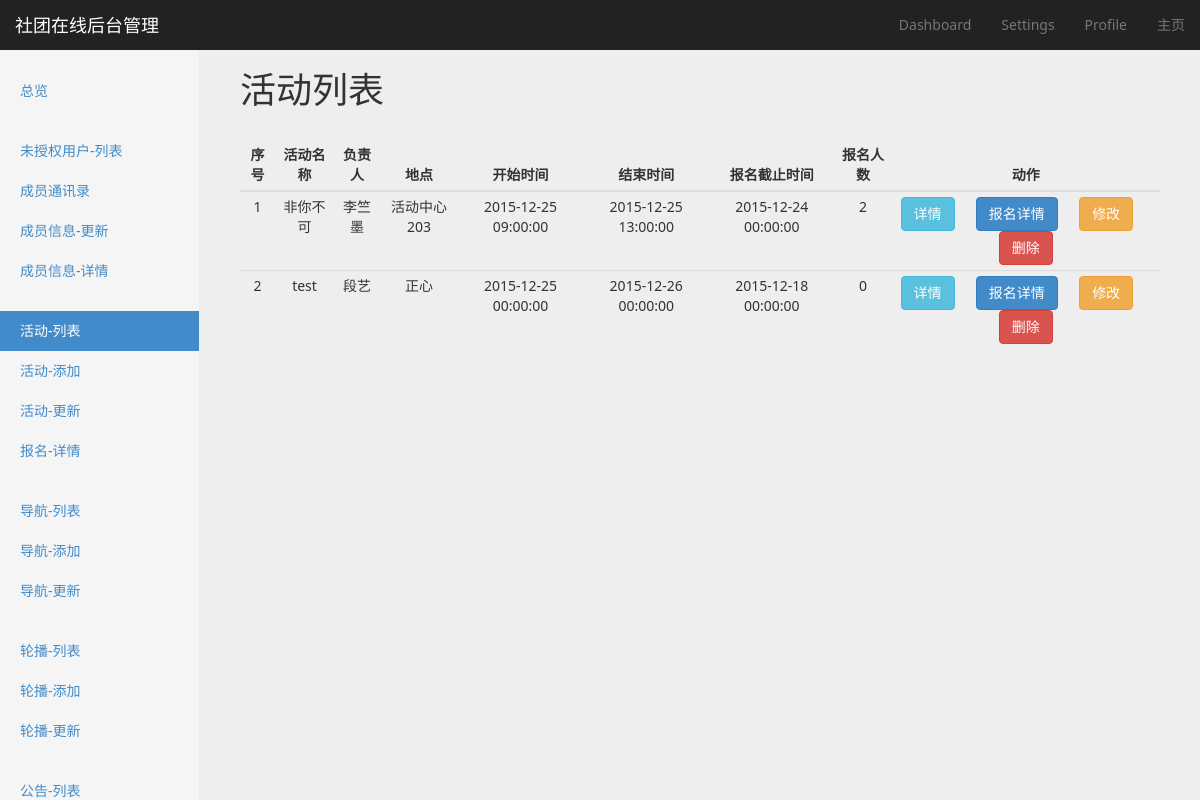
/activity/activity/list/, run on the app's committed database.
### activity/models.py (models this page shows, shortened)
class Activity(models.Model):
    title = models.CharField(max_length=128)
    content = UEditorField(imagePath="activity/images/", filePath="activity/files/")
    responsible_user = models.ForeignKey(User)
    address = models.CharField(max_length=128, blank=True, null=True)
    entry_closing_time = models.DateTimeField()
    start_time = models.DateTimeField()
    closing_time = models.DateTimeField()
    is_alternative = models.BooleanField(default=False)
    alternative_title = models.CharField(max_length=128, blank=True, null=True)

### authentication/models.py (models this page shows, shortened)
class MyUser(models.Model):
    name = models.CharField(max_length=32)
    student_id = models.CharField(max_length=16)
    college = models.CharField(max_length=16)
    tel = models.CharField(max_length=11)
    is_public_tel = models.BooleanField(default=False)
    SEX_CHOICE = (
        ('M', u'男'),
        ('F', u'女'),
    )
    sex = models.CharField(max_length=1, choices=SEX_CHOICE)
    level = models.SmallIntegerField()
    birthday = models.DateField()
    qq = models.CharField(max_length=32, blank=True)
    is_public_qq = models.BooleanField(default=False)
    description = models.TextField(blank=True, null=True)
    photo = models.ImageField(upload_to='./user/photo/%Y/%m/%d/')
    is_publisher = models.BooleanField(default=False)
    is_admin = models.BooleanField(default=False)
    user = models.OneToOneField(User)

### activity/views.py (the view)
class ActivityListView(BaseMixin, ListView):
    model = Activity
    context_object_name = 'activity_list'
    queryset = Activity.objects.order_by('-start_time').annotate(actor_number=Count('actor'))
    def get_context_data(self, *args, **kwargs):
        context = super(ActivityListView, self).get_context_data(*args, **kwargs)
        context['active_page'] = 'activity-list'
        return context

### utils/common_mixin.py (called while the page is built)
    def get_context_data(self, *args, **kwargs):
        context = super(BaseMixin, self).get_context_data(**kwargs)
        context['COMMUNITY_NAME'] = COMMUNITY_NAME
        context['COMMUNITY_DESCRIPTION'] = COMMUNITY_DESCRIPTION
        context['PAGE_NUMBER'] = PAGE_NUMBER
        return context

### templates/activity/activity_list.html (shortened to what this page needs)
{% extends 'website/backend/settings/settings_base.html' %}
{% block option-title %}
    活动列表
{% endblock %}
{% block content %}
    <div class="col-md-12">
        <table class="table table-hover table-responsive table-condensed dashboard-table">
            <thead>
                <tr>
                    <th>序号</th>
                    <th>活动名称</th>
                    <th>负责人</th>
                    <th>地点</th>
                    <th>开始时间</th>
                    <th>结束时间</th>
                    <th>报名截止时间</th>
                    <th>报名人数</th>
                    <th>动作</th>
                </tr>
            </thead>
            <tbody>
                {% for item in activity_list %}
                    <tr>
                        <td>{{ forloop.counter }}</td>
                        <td>{{ item.title }}</td>
                        <td>{{ item.responsible_user.myuser.name }}</td>
                        <td>{{ item.address }}</td>
                        <td>{{ item.start_time|date:"Y-m-d " }}{{ item.start_time|time:"H:i:s" }}</td>
                        <td>{{ item.closing_time|date:"Y-m-d " }}{{ item.closing_time|time:"H:i:s" }}</td>
                        <td>{{ item.entry_closing_time|date:"Y-m-d " }}{{ item.entry_closing_time|time:"H:i:s" }}</td>
                        <td>{{ item.actor_number }}</td>
                        <td>
                            <a href="{% url 'activity-detail' item.pk %}" class="btn btn-info" role="button">详情</a>
                            <a href="{% url 'actor-list' item.id %}" class="btn btn-primary" role="button">报名详情</a>
                            <a href="{% url 'activity-update' item.pk %}" class="btn btn-warning" role="button">修改</a>
                            <button class="btn btn-danger" role="button" data-id="{{ item.id }}">删除</button>
                        </td>
                    </tr>
                {% endfor %}
            </tbody>
        </table>
    </div>
{% endblock %}

### website/static/css/main.css (style rules this page uses)
body { background-color: #eeeeee; font-family: "Segoe UI", "Microsoft YaHei UI", sans-serif, "Segoe MDL2 Assets", "Symbols"; }

### website/static/css/dashboard.css (style rules this page uses)
body { padding-top: 50px; }
.dashboard-table th { text-align: center; }

### data on the page
Activity: title "非你不可", responsible_user.myuser.name "李竺墨", address "活动中心203", start_time "2015-12-25", start_time "09:00:00", closing_time "2015-12-25", closing_time "13:00:00", entry_closing_time "2015-12-24", entry_closing_time "00:00:00", actor_number "2"
Activity: title "test", responsible_user.myuser.name "段艺", address "正心", start_time "2015-12-25", start_time "00:00:00", closing_time "2015-12-26", closing_time "00:00:00", entry_closing_time "2015-12-18", entry_closing_time "00:00:00", actor_number "0"

### other printed values
{{ COMMUNITY_NAME }} "社团在线"
